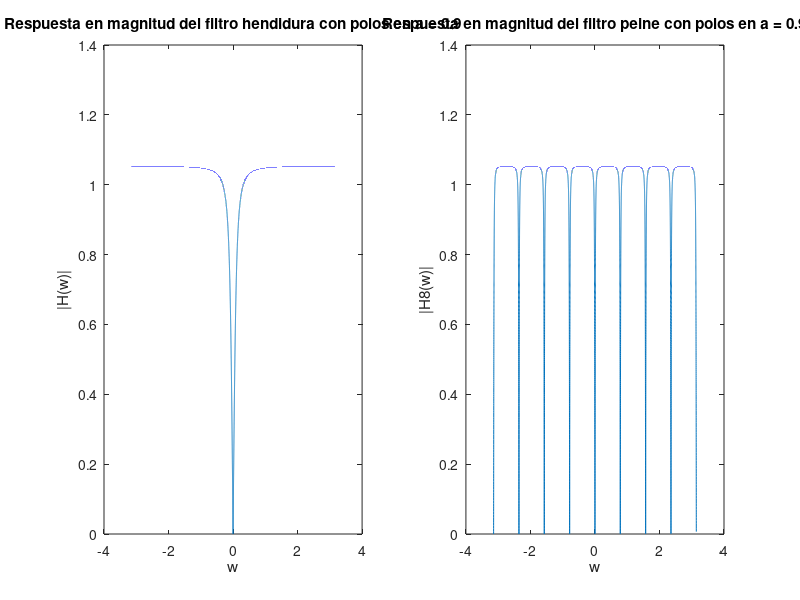

Here is the MATLAB script that generated this plot:
% Ejercicio 8
% Filtro peine a partir de hendidura.

w = -pi:0.0001:pi; % Frecuencia.
a = 0.9; % Radio de los polos.

% Funcion |H(w)|.
H = sqrt(2-2 .*cos(w))./sqrt(1-2*a .*cos(w) + a^2);

% Funcion |H8(w)|.
H8 = sqrt(2-2 .*cos(8*w))./sqrt(1-2*a .*cos(8*w) + a^2);

% Graficas.
figure;
subplot(1,2,1);
plot(w, H);
title('Respuesta en magnitud del filtro hendidura con polos en a = 0.9')
xlabel('w');
ylabel('|H(w)|');
subplot(1,2,2);
plot(w, H8);
title('Respuesta en magnitud del filtro peine con polos en a = 0.9')
xlabel('w');
ylabel('|H8(w)|');




